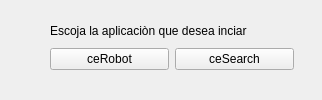
<?xml version="1.0" encoding="UTF-8"?>
<ui version="4.0">
 <class>MainWindow</class>
 <widget class="QMainWindow" name="MainWindow">
  <property name="geometry">
   <rect>
    <x>0</x>
    <y>0</y>
    <width>322</width>
    <height>100</height>
   </rect>
  </property>
  <property name="windowTitle">
   <string>MainWindow</string>
  </property>
  <widget class="QWidget" name="centralwidget">
   <widget class="QWidget" name="">
    <property name="geometry">
     <rect>
      <x>50</x>
      <y>20</y>
      <width>244</width>
      <height>50</height>
     </rect>
    </property>
    <layout class="QGridLayout" name="gridLayout">
     <item row="1" column="1">
      <widget class="QPushButton" name="pushButton_2">
       <property name="text">
        <string>ceSearch</string>
       </property>
      </widget>
     </item>
     <item row="1" column="0">
      <widget class="QPushButton" name="pushButton">
       <property name="text">
        <string>ceRobot</string>
       </property>
      </widget>
     </item>
     <item row="0" column="0" colspan="2">
      <widget class="QLabel" name="label">
       <property name="text">
        <string>Escoja la aplicaciòn que desea inciar</string>
       </property>
      </widget>
     </item>
    </layout>
   </widget>
  </widget>
 </widget>
 <resources/>
 <connections/>
</ui>
